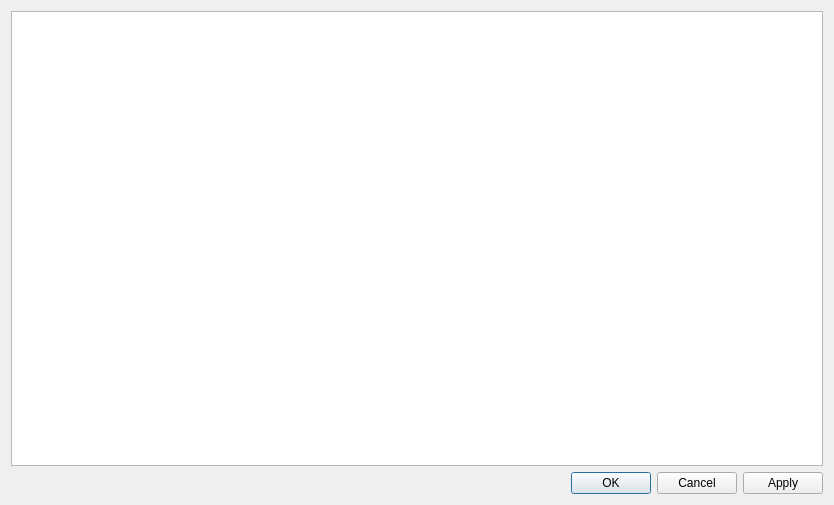
<?xml version="1.0" encoding="UTF-8"?>
<ui version="4.0">
 <class>QgsHandleBadLayersBase</class>
 <widget class="QDialog" name="QgsHandleBadLayersBase">
  <property name="geometry">
   <rect>
    <x>0</x>
    <y>0</y>
    <width>834</width>
    <height>505</height>
   </rect>
  </property>
  <property name="windowTitle">
   <string>Handle bad layers</string>
  </property>
  <layout class="QVBoxLayout" name="verticalLayout">
   <item>
    <widget class="QTableWidget" name="mLayerList"/>
   </item>
   <item>
    <widget class="QDialogButtonBox" name="buttonBox">
     <property name="orientation">
      <enum>Qt::Horizontal</enum>
     </property>
     <property name="standardButtons">
      <set>QDialogButtonBox::Apply|QDialogButtonBox::Cancel|QDialogButtonBox::Ok</set>
     </property>
    </widget>
   </item>
  </layout>
 </widget>
 <resources/>
 <connections>
  <connection>
   <sender>buttonBox</sender>
   <signal>accepted()</signal>
   <receiver>QgsHandleBadLayersBase</receiver>
   <slot>accept()</slot>
   <hints>
    <hint type="sourcelabel">
     <x>248</x>
     <y>254</y>
    </hint>
    <hint type="destinationlabel">
     <x>157</x>
     <y>274</y>
    </hint>
   </hints>
  </connection>
  <connection>
   <sender>buttonBox</sender>
   <signal>rejected()</signal>
   <receiver>QgsHandleBadLayersBase</receiver>
   <slot>reject()</slot>
   <hints>
    <hint type="sourcelabel">
     <x>316</x>
     <y>260</y>
    </hint>
    <hint type="destinationlabel">
     <x>286</x>
     <y>274</y>
    </hint>
   </hints>
  </connection>
 </connections>
</ui>
